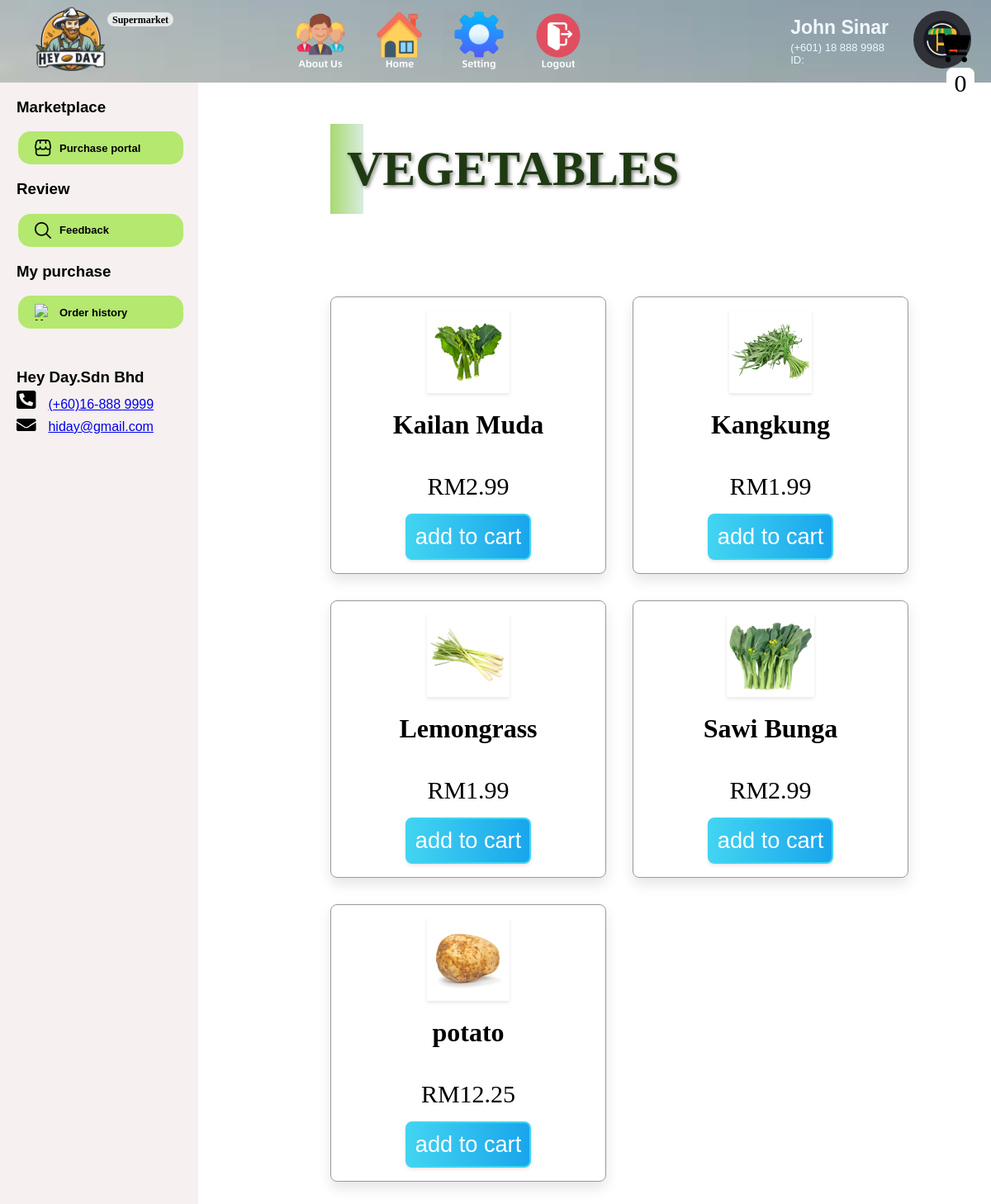
The page /product.php on the database its author committed.
### tables this page shows
CREATE TABLE IF NOT EXISTS `product` (
  `product_ID` int NOT NULL AUTO_INCREMENT,
  `userid` int DEFAULT NULL,
  `coverPhoto` varchar(255) DEFAULT NULL,
  `image1` varchar(255) DEFAULT NULL,
  `video_button` varchar(255) DEFAULT NULL,
  `product_name` varchar(100) DEFAULT NULL,
  `product_description` text,
  `product_price` decimal(10,2) DEFAULT NULL,
  `product_stock` int DEFAULT NULL,
  `product_weight` decimal(60,0) DEFAULT NULL,
  PRIMARY KEY (`product_ID`),
  KEY `userid` (`userid`)
);

### product.php (the view, shortened to what this page needs)
<?php
include 'conn.php';
$userId = $_SESSION['user_id'];
$host = 'localhost';
$dbname = 'webdevelopment';
$dbusername = 'root';
$dbpassword = '';
try {
    $pdo = new PDO("mysql:host=$host;dbname=$dbname", $dbusername, $dbpassword);
    $pdo->setAttribute(PDO::ATTR_ERRMODE, PDO::ERRMODE_EXCEPTION);
    $userId = $_SESSION["user_id"];
    if (empty($userProfilePicture)) {
        $userProfilePicture = './Image/supermarket_img.png';
    }
    $query = "SELECT username, phonenumber FROM users WHERE userid = :id;";
    $stmt = $pdo->prepare($query);
    $stmt->bindParam(":id", $userId);
    $stmt->execute();
    if ($stmt->rowCount() > 0) {
        $row = $stmt->fetch(PDO::FETCH_ASSOC);
        if (isset($row['username'])) {
            $username = $row['username'];
        }
        if (isset($row['phonenumber'])) {
            $userPhone = $row['phonenumber'];
        }
    } else {
        $username = 'John Sinar';
        $userPhone = '(+601) 18 888 9988';
    }
} catch (PDOException $e) {
    die("Connection failed: " . $e->getMessage());
}
?>
<!DOCTYPE html>
<html lang="en">
<head>
    <link rel="stylesheet" href="https://cdnjs.cloudflare.com/ajax/libs/font-awesome/6.0.0/css/all.min.css">
    <link rel="stylesheet" href="product.css">
</head>
<body>
    <header class="header-main">
        <div class="header-main-logo">
            <img src="Image/logo.png" alt="HeyDaylogo">
            <div class="farmerbackground"></div>
            <div class="farmerword">Supermarket</div>
            <nav class="header-main-topNav">
                <ul>
                    <li><a a href="supermarket_about_us.php"><img src="Image/AboutUs_icon.png"></a></li>
                    <li><a a href="product.php"><img src="Image/home_icon.png"></a></li>
                    <li><a href="setting(buyer).php"><img src="Image/setting_icon.png"></a></li>
                    <li><a href="./logout.php"> <img src="./farmer_item_pic/logout.png"></a></li>
                </ul>
            </nav>
            <?php
            $select_rows = mysqli_query($con, "SELECT * FROM `cart`") or die('query failed');
            $row_count = mysqli_num_rows($select_rows);
            ?>
            <a href="cart.php" class="cart-icon"><i class="fas fa-cart-shopping"></i><span><?php echo $row_count; ?></span></a>
        </div>
        <div class="header-main-profile">
            <ul>
                <li>
                    <div id="userName"><?php echo $username; ?></div>
                </li>
                <li>
                    <div id="userPhone"><?php echo $userPhone; ?></div>
                </li>
                <li>
                    <div id="userId">ID: <?php echo $userId; ?></div>
                </li>
            </ul>
            <div class="header-main-profile-logo"><img src="<?php echo $userProfilePicture; ?>" alt="UserProfile"></div>
        </div>
    </header>
    <aside class="sidebar">
        <div class="sidebar-features">
            <nav>
                <div>
                    <h3>Marketplace</h3>
                    <button class="marketPlace" onclick="window.location.href='product.php?'">
                        <img src="Image/market place.png" alt="Purchase Portal">
                        <span>Purchase portal</span>
                    </button>
                </div>
                <div>
                    <h3>Review</h3>
                    <button class="review" onclick="window.location.href='supermarket_feedback.php'">
                        <img src="Image/feedback.png" alt="Feedback">
                        Feedback
                    </button>
                </div>
                <div>
                    <h3>My purchase</h3>
                    <button class="myPurchase" onclick="window.location.href='orderhistory.php?'">
                        <img src="Image/purchase history.png" alt="My purchase">
                        Order history
                    </button>
                </div>
            </nav>
        </div>
        <div class="sidebar-companyInfo">
            <h3>Hey Day.Sdn Bhd</h3>
            <div class="sidebar-companyInfo-phoneNum">
                <img src="Image/phone_icon.svg" alt="HidayPhoneNum">
                <a class="heyday-phone" href="https://wa.link/58qs5p" target="_blank">(+60)16-888 9999</a>
            </div>
            <div class="sidebar-companyInfo-email">
                <img src="Image/email_icon.svg" alt="HidayEmail">
                <a class="heyday-email" href="mailto:hiday@gmail.com">hiday@gmail.com</a>
            </div>
        </div>
    </aside>
    <div class="container">
        <section class="products">
            <h1 class="heading">Vegetables</h1>
            <div class="box-container">
                <?php
                $select_product = mysqli_query($con, "SELECT * FROM `product`");
                if (mysqli_num_rows($select_product) > 0) {
                    while ($fetch_product = mysqli_fetch_assoc($select_product)) {
                ?>
                        <form action="" method="post">
                            <div class="box">
                                <a href="information.php?product_name=<?php echo $fetch_product['product_name']; ?>&product_price=<?php echo $fetch_product['product_price']; ?>&product_image=<?php echo $fetch_product['coverPhoto']; ?>&product_id=<?php echo $fetch_product['product_ID']; ?>">
                                    <img src="<?php echo $fetch_product['coverPhoto']; ?>" alt="image">
                                </a>
                                <h3><?php echo $fetch_product['product_name']; ?></h3>
                                <div class="price">RM<?php echo $fetch_product['product_price']; ?></div>
                                <input type="submit" class="btn" value="add to cart" name="add_to_cart">
                            </div>
                        </form>
                <?php
                    };
                };
                ?>
            </div>
    </div>
</body>
</html>

### rows shown on the page
product: coverPhoto (picture), product_name "Kailan Muda", product_price "2.99"
product: coverPhoto (picture), product_name "Kangkung", product_price "1.99"
product: coverPhoto (picture), product_name "Lemongrass", product_price "1.99"
product: coverPhoto (picture), product_name "Sawi Bunga", product_price "2.99"
product: coverPhoto (picture), product_name "potato", product_price "12.25"

### other values the page prints
$row_count "0"
$username "John Sinar"
$userPhone "(+601) 18 888 9988"
